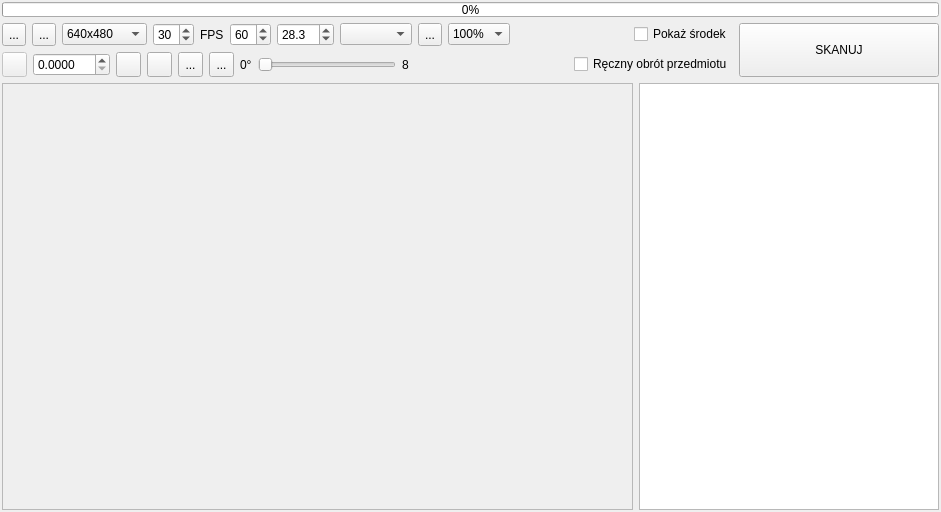
<?xml version="1.0" encoding="UTF-8"?>
<ui version="4.0">
 <class>Scanner</class>
 <widget class="QWidget" name="Scanner">
  <property name="geometry">
   <rect>
    <x>0</x>
    <y>0</y>
    <width>873</width>
    <height>512</height>
   </rect>
  </property>
  <property name="windowTitle">
   <string>Form</string>
  </property>
  <layout class="QGridLayout" name="gridLayout">
   <property name="leftMargin">
    <number>2</number>
   </property>
   <property name="topMargin">
    <number>2</number>
   </property>
   <property name="rightMargin">
    <number>2</number>
   </property>
   <property name="bottomMargin">
    <number>2</number>
   </property>
   <item row="4" column="0">
    <widget class="QScrollArea" name="scrollCameraArea">
     <property name="widgetResizable">
      <bool>true</bool>
     </property>
     <widget class="QWidget" name="scrollAreaWidgetContents">
      <property name="geometry">
       <rect>
        <x>0</x>
        <y>0</y>
        <width>561</width>
        <height>423</height>
       </rect>
      </property>
     </widget>
    </widget>
   </item>
   <item row="2" column="0" colspan="2">
    <widget class="QFrame" name="frame_3">
     <property name="minimumSize">
      <size>
       <width>0</width>
       <height>0</height>
      </size>
     </property>
     <property name="frameShape">
      <enum>QFrame::NoFrame</enum>
     </property>
     <property name="frameShadow">
      <enum>QFrame::Raised</enum>
     </property>
     <layout class="QGridLayout" name="gridLayout_4">
      <property name="leftMargin">
       <number>0</number>
      </property>
      <property name="topMargin">
       <number>0</number>
      </property>
      <property name="rightMargin">
       <number>0</number>
      </property>
      <property name="bottomMargin">
       <number>0</number>
      </property>
      <item row="0" column="2">
       <widget class="QDoubleSpinBox" name="spinLaserStep">
        <property name="sizePolicy">
         <sizepolicy hsizetype="Maximum" vsizetype="Fixed">
          <horstretch>0</horstretch>
          <verstretch>0</verstretch>
         </sizepolicy>
        </property>
        <property name="toolTip">
         <string>Stopień obrotu lasera</string>
        </property>
        <property name="decimals">
         <number>4</number>
        </property>
        <property name="maximum">
         <double>180.000000000000000</double>
        </property>
        <property name="singleStep">
         <double>0.187500000000000</double>
        </property>
       </widget>
      </item>
      <item row="0" column="4">
       <widget class="QPushButton" name="buttonLaserRight">
        <property name="minimumSize">
         <size>
          <width>25</width>
          <height>25</height>
         </size>
        </property>
        <property name="maximumSize">
         <size>
          <width>25</width>
          <height>25</height>
         </size>
        </property>
        <property name="toolTip">
         <string>Obróć laser w prawo</string>
        </property>
        <property name="text">
         <string/>
        </property>
        <property name="icon">
         <iconset resource="Zasoby.qrc">
          <normaloff>:/Icons/right.png</normaloff>:/Icons/right.png</iconset>
        </property>
        <property name="iconSize">
         <size>
          <width>23</width>
          <height>23</height>
         </size>
        </property>
       </widget>
      </item>
      <item row="0" column="6">
       <widget class="QToolButton" name="buttonLaserZeroAngle">
        <property name="minimumSize">
         <size>
          <width>25</width>
          <height>25</height>
         </size>
        </property>
        <property name="maximumSize">
         <size>
          <width>25</width>
          <height>25</height>
         </size>
        </property>
        <property name="toolTip">
         <string>Zeruj aktualny kąt</string>
        </property>
        <property name="text">
         <string>...</string>
        </property>
        <property name="icon">
         <iconset resource="Zasoby.qrc">
          <normaloff>:/Icons/zeruj.png</normaloff>:/Icons/zeruj.png</iconset>
        </property>
        <property name="iconSize">
         <size>
          <width>25</width>
          <height>25</height>
         </size>
        </property>
       </widget>
      </item>
      <item row="0" column="7">
       <widget class="QLabel" name="labelLaserAngle">
        <property name="sizePolicy">
         <sizepolicy hsizetype="Maximum" vsizetype="Preferred">
          <horstretch>0</horstretch>
          <verstretch>0</verstretch>
         </sizepolicy>
        </property>
        <property name="minimumSize">
         <size>
          <width>0</width>
          <height>0</height>
         </size>
        </property>
        <property name="text">
         <string>0°</string>
        </property>
       </widget>
      </item>
      <item row="0" column="5">
       <widget class="QToolButton" name="buttonLaser">
        <property name="minimumSize">
         <size>
          <width>25</width>
          <height>25</height>
         </size>
        </property>
        <property name="maximumSize">
         <size>
          <width>25</width>
          <height>25</height>
         </size>
        </property>
        <property name="text">
         <string>...</string>
        </property>
        <property name="icon">
         <iconset resource="Zasoby.qrc">
          <normaloff>:/Icons/laser.png</normaloff>:/Icons/laser.png</iconset>
        </property>
        <property name="iconSize">
         <size>
          <width>25</width>
          <height>25</height>
         </size>
        </property>
        <property name="checkable">
         <bool>true</bool>
        </property>
       </widget>
      </item>
      <item row="0" column="11">
       <widget class="QFrame" name="frame_4">
        <property name="frameShape">
         <enum>QFrame::NoFrame</enum>
        </property>
        <property name="frameShadow">
         <enum>QFrame::Raised</enum>
        </property>
        <layout class="QGridLayout" name="gridLayout_5">
         <property name="leftMargin">
          <number>0</number>
         </property>
         <property name="topMargin">
          <number>0</number>
         </property>
         <property name="rightMargin">
          <number>4</number>
         </property>
         <property name="bottomMargin">
          <number>0</number>
         </property>
         <item row="0" column="1">
          <widget class="QLabel" name="labelSliderPos">
           <property name="text">
            <string>8</string>
           </property>
          </widget>
         </item>
         <item row="0" column="0">
          <widget class="QSlider" name="sliderScanAccurancy">
           <property name="toolTip">
            <string>Dokładność obrotu</string>
           </property>
           <property name="whatsThis">
            <string/>
           </property>
           <property name="minimum">
            <number>0</number>
           </property>
           <property name="maximum">
            <number>13</number>
           </property>
           <property name="pageStep">
            <number>1</number>
           </property>
           <property name="value">
            <number>0</number>
           </property>
           <property name="tracking">
            <bool>true</bool>
           </property>
           <property name="orientation">
            <enum>Qt::Horizontal</enum>
           </property>
           <property name="invertedControls">
            <bool>false</bool>
           </property>
           <property name="tickPosition">
            <enum>QSlider::NoTicks</enum>
           </property>
           <property name="tickInterval">
            <number>0</number>
           </property>
          </widget>
         </item>
        </layout>
       </widget>
      </item>
      <item row="0" column="13">
       <spacer name="horizontalSpacer">
        <property name="orientation">
         <enum>Qt::Horizontal</enum>
        </property>
        <property name="sizeHint" stdset="0">
         <size>
          <width>40</width>
          <height>20</height>
         </size>
        </property>
       </spacer>
      </item>
      <item row="0" column="0">
       <widget class="QPushButton" name="buttonConnected">
        <property name="enabled">
         <bool>false</bool>
        </property>
        <property name="minimumSize">
         <size>
          <width>25</width>
          <height>25</height>
         </size>
        </property>
        <property name="maximumSize">
         <size>
          <width>25</width>
          <height>25</height>
         </size>
        </property>
        <property name="toolTip">
         <string>Status połączenia</string>
        </property>
        <property name="text">
         <string/>
        </property>
        <property name="icon">
         <iconset>
          <disabledoff>:/Icons/notconnected.png</disabledoff>
          <disabledon>:/Icons/connected.png</disabledon>
         </iconset>
        </property>
        <property name="iconSize">
         <size>
          <width>23</width>
          <height>23</height>
         </size>
        </property>
        <property name="checkable">
         <bool>true</bool>
        </property>
        <property name="checked">
         <bool>false</bool>
        </property>
       </widget>
      </item>
      <item row="0" column="3">
       <widget class="QPushButton" name="buttonLaserLeft">
        <property name="minimumSize">
         <size>
          <width>25</width>
          <height>25</height>
         </size>
        </property>
        <property name="maximumSize">
         <size>
          <width>25</width>
          <height>25</height>
         </size>
        </property>
        <property name="toolTip">
         <string>Obróć laser w lewo</string>
        </property>
        <property name="text">
         <string/>
        </property>
        <property name="icon">
         <iconset resource="Zasoby.qrc">
          <normaloff>:/Icons/left.png</normaloff>:/Icons/left.png</iconset>
        </property>
        <property name="iconSize">
         <size>
          <width>23</width>
          <height>23</height>
         </size>
        </property>
       </widget>
      </item>
      <item row="0" column="14">
       <widget class="QCheckBox" name="checkHandRotate">
        <property name="text">
         <string>Ręczny obrót przedmiotu</string>
        </property>
       </widget>
      </item>
     </layout>
    </widget>
   </item>
   <item row="1" column="2" rowspan="2">
    <widget class="QPushButton" name="buttonScan">
     <property name="sizePolicy">
      <sizepolicy hsizetype="Minimum" vsizetype="Minimum">
       <horstretch>0</horstretch>
       <verstretch>0</verstretch>
      </sizepolicy>
     </property>
     <property name="minimumSize">
      <size>
       <width>200</width>
       <height>0</height>
      </size>
     </property>
     <property name="text">
      <string>SKANUJ</string>
     </property>
     <property name="icon">
      <iconset resource="Zasoby.qrc">
       <normaloff>:/Icons/scan.png</normaloff>:/Icons/scan.png</iconset>
     </property>
     <property name="iconSize">
      <size>
       <width>50</width>
       <height>50</height>
      </size>
     </property>
    </widget>
   </item>
   <item row="1" column="0" colspan="2">
    <widget class="QFrame" name="frame">
     <property name="frameShape">
      <enum>QFrame::NoFrame</enum>
     </property>
     <property name="frameShadow">
      <enum>QFrame::Plain</enum>
     </property>
     <layout class="QGridLayout" name="gridLayout_2">
      <property name="leftMargin">
       <number>0</number>
      </property>
      <property name="topMargin">
       <number>0</number>
      </property>
      <property name="rightMargin">
       <number>0</number>
      </property>
      <property name="bottomMargin">
       <number>0</number>
      </property>
      <item row="0" column="1">
       <widget class="QToolButton" name="buttonCameraStop">
        <property name="maximumSize">
         <size>
          <width>25</width>
          <height>25</height>
         </size>
        </property>
        <property name="toolTip">
         <string>Wyłącz kamerę</string>
        </property>
        <property name="text">
         <string>...</string>
        </property>
        <property name="icon">
         <iconset resource="Zasoby.qrc">
          <normaloff>:/Icons/stop.png</normaloff>:/Icons/stop.png</iconset>
        </property>
        <property name="iconSize">
         <size>
          <width>25</width>
          <height>25</height>
         </size>
        </property>
       </widget>
      </item>
      <item row="0" column="9">
       <widget class="QLabel" name="inProgress">
        <property name="minimumSize">
         <size>
          <width>18</width>
          <height>18</height>
         </size>
        </property>
        <property name="maximumSize">
         <size>
          <width>18</width>
          <height>18</height>
         </size>
        </property>
        <property name="toolTip">
         <string>Kamera jest uruchomiona</string>
        </property>
        <property name="text">
         <string/>
        </property>
       </widget>
      </item>
      <item row="0" column="6">
       <widget class="QComboBox" name="comboCamera">
        <property name="toolTip">
         <string>Lista kamer</string>
        </property>
       </widget>
      </item>
      <item row="0" column="3">
       <widget class="QFrame" name="frame_2">
        <property name="frameShape">
         <enum>QFrame::NoFrame</enum>
        </property>
        <property name="frameShadow">
         <enum>QFrame::Raised</enum>
        </property>
        <layout class="QGridLayout" name="gridLayout_3">
         <property name="leftMargin">
          <number>0</number>
         </property>
         <property name="topMargin">
          <number>0</number>
         </property>
         <property name="rightMargin">
          <number>0</number>
         </property>
         <property name="bottomMargin">
          <number>0</number>
         </property>
         <item row="0" column="0">
          <widget class="QSpinBox" name="spinCameraFps">
           <property name="toolTip">
            <string>FPS</string>
           </property>
           <property name="minimum">
            <number>5</number>
           </property>
           <property name="maximum">
            <number>60</number>
           </property>
           <property name="value">
            <number>30</number>
           </property>
          </widget>
         </item>
         <item row="0" column="1">
          <widget class="QLabel" name="label">
           <property name="sizePolicy">
            <sizepolicy hsizetype="Maximum" vsizetype="Preferred">
             <horstretch>0</horstretch>
             <verstretch>0</verstretch>
            </sizepolicy>
           </property>
           <property name="text">
            <string>FPS</string>
           </property>
          </widget>
         </item>
        </layout>
       </widget>
      </item>
      <item row="0" column="7">
       <widget class="QToolButton" name="buttonCameraRefresh">
        <property name="maximumSize">
         <size>
          <width>25</width>
          <height>25</height>
         </size>
        </property>
        <property name="toolTip">
         <string>Odśwież listę kamer</string>
        </property>
        <property name="text">
         <string>...</string>
        </property>
        <property name="icon">
         <iconset resource="Zasoby.qrc">
          <normaloff>:/Icons/refresh.png</normaloff>:/Icons/refresh.png</iconset>
        </property>
        <property name="iconSize">
         <size>
          <width>25</width>
          <height>25</height>
         </size>
        </property>
       </widget>
      </item>
      <item row="0" column="0">
       <widget class="QToolButton" name="buttonCameraStart">
        <property name="maximumSize">
         <size>
          <width>25</width>
          <height>25</height>
         </size>
        </property>
        <property name="toolTip">
         <string>Uruchom kamerę</string>
        </property>
        <property name="text">
         <string>...</string>
        </property>
        <property name="icon">
         <iconset resource="Zasoby.qrc">
          <normaloff>:/Icons/start.png</normaloff>:/Icons/start.png</iconset>
        </property>
        <property name="iconSize">
         <size>
          <width>25</width>
          <height>25</height>
         </size>
        </property>
       </widget>
      </item>
      <item row="0" column="2">
       <widget class="QComboBox" name="comboCameraDefinition">
        <property name="toolTip">
         <string>Rozdzielczość kamery</string>
        </property>
        <property name="currentIndex">
         <number>0</number>
        </property>
        <item>
         <property name="text">
          <string>640x480</string>
         </property>
        </item>
        <item>
         <property name="text">
          <string>854x480</string>
         </property>
        </item>
        <item>
         <property name="text">
          <string>960x720</string>
         </property>
        </item>
        <item>
         <property name="text">
          <string>1280x720</string>
         </property>
        </item>
       </widget>
      </item>
      <item row="0" column="4">
       <widget class="QSpinBox" name="spinCameraFov">
        <property name="toolTip">
         <string>FOV</string>
        </property>
        <property name="value">
         <number>60</number>
        </property>
       </widget>
      </item>
      <item row="0" column="8">
       <widget class="QComboBox" name="comboCameraSize">
        <item>
         <property name="text">
          <string>100%</string>
         </property>
        </item>
        <item>
         <property name="text">
          <string>50%</string>
         </property>
        </item>
        <item>
         <property name="text">
          <string>25%</string>
         </property>
        </item>
        <item>
         <property name="text">
          <string>10%</string>
         </property>
        </item>
       </widget>
      </item>
      <item row="0" column="19">
       <spacer name="horizontalSpacer_3">
        <property name="orientation">
         <enum>Qt::Horizontal</enum>
        </property>
        <property name="sizeHint" stdset="0">
         <size>
          <width>40</width>
          <height>20</height>
         </size>
        </property>
       </spacer>
      </item>
      <item row="0" column="5">
       <widget class="QDoubleSpinBox" name="spinCameraDistance">
        <property name="toolTip">
         <string>Ogległość lasera od kamery</string>
        </property>
        <property name="decimals">
         <number>1</number>
        </property>
        <property name="value">
         <double>28.300000000000001</double>
        </property>
       </widget>
      </item>
      <item row="0" column="20">
       <widget class="QCheckBox" name="checkShowCentre">
        <property name="text">
         <string>Pokaż środek</string>
        </property>
       </widget>
      </item>
     </layout>
    </widget>
   </item>
   <item row="4" column="1" colspan="2">
    <widget class="QListWidget" name="listLog">
     <property name="sizePolicy">
      <sizepolicy hsizetype="Preferred" vsizetype="Expanding">
       <horstretch>0</horstretch>
       <verstretch>0</verstretch>
      </sizepolicy>
     </property>
     <property name="minimumSize">
      <size>
       <width>300</width>
       <height>0</height>
      </size>
     </property>
    </widget>
   </item>
   <item row="0" column="0" colspan="3">
    <widget class="QProgressBar" name="progressBar">
     <property name="minimumSize">
      <size>
       <width>0</width>
       <height>15</height>
      </size>
     </property>
     <property name="maximumSize">
      <size>
       <width>16777215</width>
       <height>15</height>
      </size>
     </property>
     <property name="value">
      <number>0</number>
     </property>
    </widget>
   </item>
  </layout>
 </widget>
 <resources>
  <include location="Zasoby.qrc"/>
 </resources>
 <connections/>
</ui>
